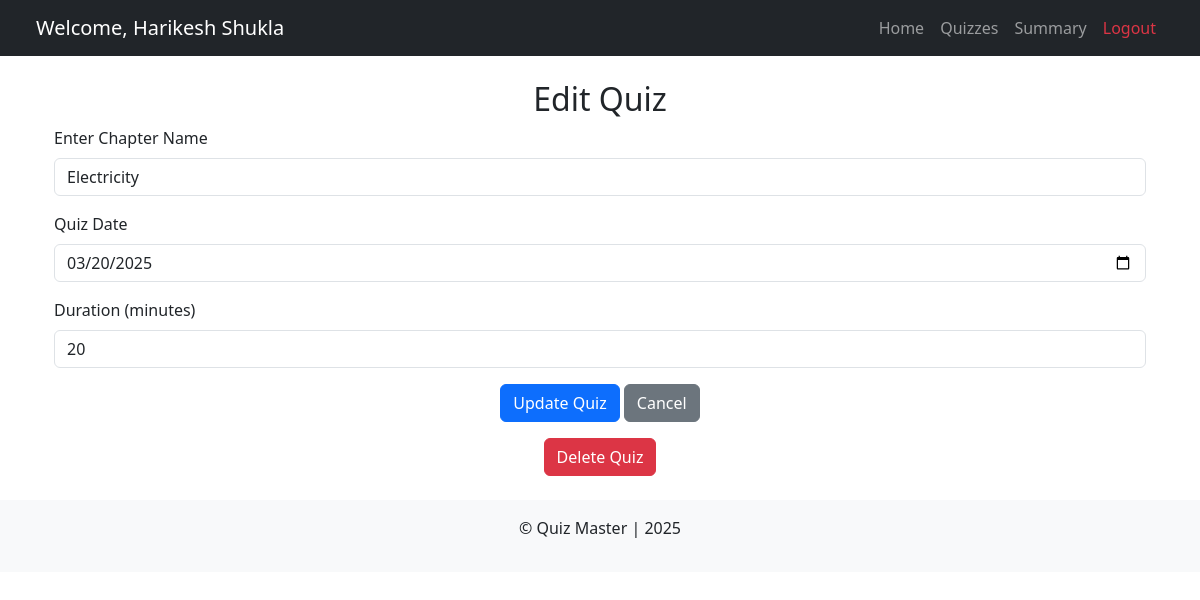
The page /quiz/1/edit (signed in) on the database its author committed.
### models.py (models this page shows)
class User(db.Model, UserMixin):
  id = db.Column(db.Integer, primary_key=True)
  name = db.Column(db.String(100), nullable=False)
  email = db.Column(db.String(150), unique=True, nullable=False)
  pwd = db.Column(db.String(255), nullable=False)
  dob = db.Column(db.String, nullable=False)
  role_id = db.Column(db.Integer, db.ForeignKey('role.id'), default=1)
  active = db.Column(db.Boolean, default=True)
  fs_uniquifier = db.Column(db.String, unique=True, default=lambda: str(uuid.uuid4()))
  attempts = db.relationship('QuizAttempt', backref='user', cascade="all, delete", lazy=True)

class Chapter(db.Model):
  id = db.Column(db.Integer, primary_key=True)
  name = db.Column(db.String(100), nullable=False)
  description = db.Column(db.Text, nullable=True)
  subject_id = db.Column(db.Integer, db.ForeignKey('subject.id'), nullable=False)
  questions = db.relationship('Question', backref='chapter', cascade="all, delete", lazy=True)
  quizzes = db.relationship('Quiz', backref='chapter', cascade="all, delete", lazy=True)

class Quiz(db.Model):
  id = db.Column(db.Integer, primary_key=True)
  chapter_id = db.Column(db.Integer, db.ForeignKey('chapter.id'), nullable=False)
  date = db.Column(db.Date, nullable=False)
  duration = db.Column(db.Integer, nullable=False)  # Duration in minutes
  questions = db.relationship('QuizQuestion', backref='quiz', cascade="all, delete", lazy=True)
  attempts = db.relationship('QuizAttempt', backref='quiz', cascade="all, delete", lazy=True)

### routes.py (the view)
@app.route('/quiz/<int:quiz_id>/edit', methods=['GET', 'POST'])
@auth_required()
def edit_quiz(quiz_id):
  quiz = Quiz.query.get_or_404(quiz_id)
  if request.method == 'POST':
    quiz.date = datetime.strptime(request.form.get("date"), '%Y-%m-%d')
    quiz.duration = int(request.form.get("duration"))
    db.session.commit()
    flash("Quiz updated successfully!", "success")
    return redirect(url_for('quiz'))
  return render_template('admin/new_quiz.html', quiz=quiz)

### templates/admin/new_quiz.html (shortened to what this page needs)
{% extends 'admin/admin_base.html' %}
{% block content %}
<div class="container mt-4">
  <h2 class="text-center">{% if quiz %}Edit Quiz{% else %}Create New Quiz{% endif %}</h2>
  <form method="POST" action="{% if quiz %}{{ url_for('edit_quiz', quiz_id=quiz.id) }}{% else %}{{ url_for('add_quiz') }}{% endif %}">
    <div class="mb-3">
      <label for="chapter_name" class="form-label">Enter Chapter Name</label>
      <input type="text" class="form-control" id="chapter_name" name="chapter_name" value="{{ quiz.chapter.name if quiz else '' }}">
    </div>
    <div class="mb-3">
      <label for="date" class="form-label">Quiz Date</label>
      <input type="date" class="form-control" id="date" name="date" value="{{ quiz.date.strftime('%Y-%m-%d') if quiz else '' }}" required>
    </div>
    <div class="mb-3">
      <label for="duration" class="form-label">Duration (minutes)</label>
      <input type="number" class="form-control" id="duration" name="duration" value="{{ quiz.duration if quiz else '' }}" min="1" required>
    </div>
    <div class="text-center">
      <button type="submit" class="btn btn-primary">{% if quiz %}Update Quiz{% else %}Create Quiz{% endif %}</button>
      <a href="{{ url_for('quiz') }}" class="btn btn-secondary">Cancel</a>
    </div>
  </form>
  {% if quiz %}
  <div class="text-center mt-3">
    <form method="POST" action="{{ url_for('delete_quiz', quiz_id=quiz.id) }}" onsubmit="return confirm('Are you sure you want to delete this quiz?');">
      <button type="submit" class="btn btn-danger">Delete Quiz</button>
    </form>
  </div>
  {% endif %}
</div>
{% endblock %}

### templates/admin/admin_base.html (shortened to what this page needs)
<!DOCTYPE html>
<html lang="en">
<head>
  <link href="https://cdn.jsdelivr.net/npm/bootstrap@5.3.0/dist/css/bootstrap.min.css" rel="stylesheet">
</head>
<body>
<header>
  <nav class="navbar navbar-expand-lg navbar-dark bg-dark px-4">
    <div class="container-fluid">
      <span class="navbar-brand">
          Welcome, {% if current_user.is_authenticated %} {{ current_user.name }} {% else %} Guest {% endif %}
      </span>
      <div class="collapse navbar-collapse justify-content-end" id="navbarNav">
        <ul class="navbar-nav">
          <li class="nav-item"><a class="nav-link" href="{{ url_for('dashboard') }}">Home</a></li>
          <li class="nav-item"><a class="nav-link" href="{{ url_for('quiz') }}"> Quizzes</a></li>
          <li class="nav-item"><a class="nav-link" href="{{ url_for('summary') }}">Summary</a></li>
          <li class="nav-item"><a class="nav-link text-danger" href="{{ url_for('logout') }}">Logout</a></li>
        </ul>
      </div>
    </div>
  </nav>
</header>
<main class="container mt-3">
  {% block content %}{% endblock %}
</main>
<footer class="text-center mt-4 py-3 bg-light">
  <p>&copy; Quiz Master | 2025</p>
</footer>
</body>
</html>

### rows shown on the page
User: name "Harikesh Shukla"
Chapter: chapter_name "Electricity"
Quiz: date "03/20/2025", duration "20"
